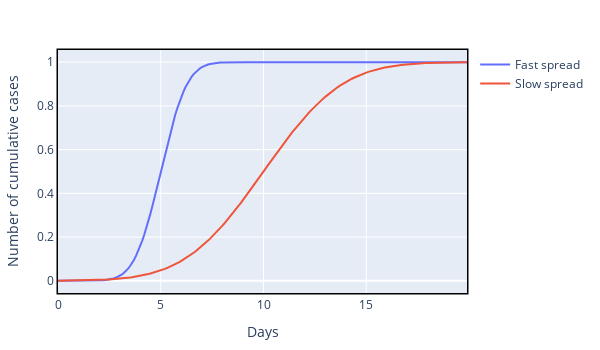

Notebook code for this chart:
### Markdown cell above
Look's familiar right? Well, it turns out that when disease outbreaks happen, the daily incidence generally looks hump-shaped like that. The basic explanation is that in the beginning, very few people have the disease, but each person can infect several other people. The incidence increases exponentially as each new infected person infects many more people. Eventually, the incidence reaches a maximum, or peak. Let's define it:
>**Turning point, $t_i$**: the point at which the daily incidence reaches its peak, or "flattens out".

The turning point can be thought of as a saturation point, where so many people have the disease that the amount of new people available to be infected starts getting smaller. This process continues, and the daily incidence continues to decrease until it reaches zero (the outbreak is over).

So, we have a rough idea of what daily incidence numbers should look like over time. What should the cumulative case count look like? Well, it's the integral of a bell curve:

### Code cell
fig = go.Figure()
fig.add_trace(go.Scatter(name='Fast spread',x=x,y=normal_1.cdf(x),mode='lines'))
fig.add_trace(go.Scatter(name='Slow spread',x=x,y=normal_2.cdf(x),mode='lines'))
fig.update_layout(width=600,height=350,margin=dict(l=20, r=20, t=50, b=20))
fig.update_xaxes(title='Days',showline=True, linewidth=1.5, linecolor='black', mirror=True)
fig.update_yaxes(title='Number of cumulative cases',showline=True, linewidth=1.5, linecolor='black', mirror=True)
fig.show()

### Figure 1 — Plotly figure (JSON) as saved in the notebook; plotly's stock layout.template omitted (floating-point values rounded to 4 significant figures; data arrays with more than 128 entries replaced by an {"elided": "..."} marker saying what was removed)
{"data": [{"mode": "lines", "name": "Fast spread", "type": "scatter", "x": {"elided": "200 float values"}, "y": {"elided": "200 float values"}}, {"mode": "lines", "name": "Slow spread", "type": "scatter", "x": {"elided": "200 float values"}, "y": {"elided": "200 float values"}}], "layout": {"height": 350, "margin": {"b": 20, "l": 20, "r": 20, "t": 50}, "width": 600, "xaxis": {"linecolor": "black", "linewidth": 1.5, "mirror": true, "showline": true, "title": {"text": "Days"}}, "yaxis": {"linecolor": "black", "linewidth": 1.5, "mirror": true, "showline": true, "title": {"text": "Number of cumulative cases"}}}}
